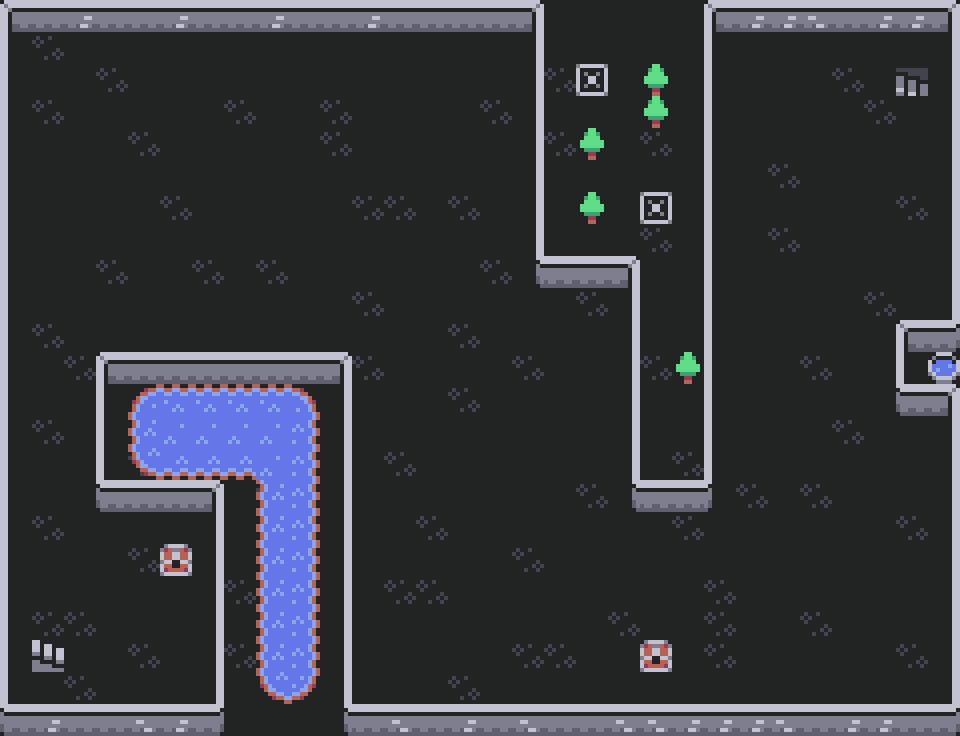

This is a level from a 2D game, rendered from its Tiled map with the project's own tilesets. A one-line summary and the complete map file follow:
An orthogonal 30x23 tile map with 32x32 px tiles, 2 tile layers (Base Level, Level Items) and 19 objects (8x wall, 7x mob_spawn, 2x chest, exit, player_spawn).

<map version="1.5" tiledversion="1.7.2" orientation="orthogonal" renderorder="right-down" width="30" height="23" tilewidth="32" tileheight="32" infinite="0" nextlayerid="5" nextobjectid="30">
 <tileset firstgid="1" name="Basic" tilewidth="32" tileheight="32" spacing="4" tilecount="168" columns="14">
  <image source="../colored_tilemap.png" width="500" height="428" />
 </tileset>
 <layer id="1" name="Base Level" width="30" height="23">
  <data encoding="csv">
1,2,60,2,2,60,2,2,60,2,2,60,2,2,2,2,60,2,2,60,2,59,2,60,60,59,2,60,60,4,
15,61,16,16,16,16,16,16,16,16,16,16,16,16,16,16,16,16,16,16,16,16,16,16,16,16,16,16,16,18,
15,16,16,61,16,16,16,16,16,16,16,16,16,16,16,16,16,61,16,16,16,16,61,16,16,16,61,16,16,18,
15,61,16,16,16,16,16,61,16,16,61,16,16,16,16,61,16,16,16,16,16,16,16,16,16,16,16,61,16,18,
15,16,16,16,61,16,16,16,16,16,61,16,16,16,16,16,16,61,16,16,61,16,16,16,16,16,16,16,16,18,
15,16,16,16,16,16,16,16,16,16,16,16,16,16,16,16,16,16,16,16,16,16,16,16,61,16,16,16,16,18,
15,16,16,16,16,61,16,16,16,16,16,61,61,16,61,16,61,16,16,16,16,16,16,16,16,16,16,16,61,18,
15,16,16,16,16,16,16,16,16,16,16,16,16,16,16,16,16,16,16,16,61,16,16,16,61,16,16,16,16,18,
15,16,16,61,16,16,61,16,61,16,16,16,16,16,16,61,16,16,16,16,16,16,16,16,16,16,16,16,16,18,
15,16,16,16,16,16,16,16,16,16,16,61,16,16,16,16,16,16,61,16,16,16,16,16,16,16,16,61,16,18,
15,61,16,16,16,16,16,16,16,16,16,16,16,16,61,16,16,16,16,16,16,16,61,16,16,16,16,16,1,32,
15,16,61,1,2,2,2,2,2,2,4,61,16,16,16,16,61,16,16,16,61,16,16,16,16,61,16,16,15,16,
15,16,16,15,16,61,16,16,16,16,18,16,16,16,61,16,16,16,16,61,16,16,61,16,16,16,16,16,29,4,
15,61,16,15,16,16,16,16,16,16,18,16,16,16,16,16,16,16,16,16,16,16,16,16,16,16,61,16,16,18,
15,16,16,15,61,16,16,16,16,16,18,16,61,16,16,16,16,16,16,16,16,61,16,16,16,16,16,16,16,18,
15,16,16,29,2,2,4,16,61,16,18,16,16,16,16,16,16,16,61,16,16,16,16,61,16,61,16,16,16,18,
15,61,16,16,16,16,18,16,16,16,18,16,16,61,16,16,16,16,16,16,16,61,16,16,16,16,16,16,61,18,
15,16,16,16,61,16,18,16,16,16,18,16,16,16,16,16,61,16,16,16,16,16,16,16,16,16,16,16,16,18,
15,16,16,16,16,16,18,61,16,16,18,16,61,61,16,16,16,16,16,16,16,16,61,16,16,16,16,16,16,18,
15,61,61,16,16,16,18,16,16,16,18,16,16,16,16,16,16,16,16,61,16,16,61,16,16,61,16,16,16,18,
15,16,16,16,61,16,18,61,16,16,18,16,16,16,16,16,61,61,16,16,16,16,61,16,16,16,16,16,61,18,
15,16,61,16,16,16,18,16,16,16,18,16,16,16,61,16,16,16,16,16,16,16,16,16,16,16,16,16,16,18,
29,60,2,2,59,60,32,16,16,16,43,2,59,2,60,2,59,2,2,59,59,60,60,60,59,2,60,60,2,32
</data>
 </layer>
 <layer id="2" name="Level Items" width="30" height="23">
  <data encoding="csv">
0,0,0,0,0,0,0,0,0,0,0,0,0,0,0,0,4,16,16,16,16,16,1,0,0,0,0,0,0,0,
0,0,0,0,0,0,0,0,0,0,0,0,0,0,0,0,18,0,0,0,0,0,15,0,0,0,0,0,0,0,
0,0,0,0,0,0,0,0,0,0,0,0,0,0,0,0,18,0,17,0,76,0,15,0,0,0,0,0,47,0,
0,0,0,0,0,0,0,0,0,0,0,0,0,0,0,0,18,0,0,0,76,0,15,0,0,0,0,0,0,0,
0,0,0,0,0,0,0,0,0,0,0,0,0,0,0,0,18,0,76,0,0,0,15,0,0,0,0,0,0,0,
0,0,0,0,0,0,0,0,0,0,0,0,0,0,0,0,18,0,0,0,0,0,15,0,0,0,0,0,0,0,
0,0,0,0,0,0,0,0,0,0,0,0,0,0,0,0,18,0,76,0,17,0,15,0,0,0,0,0,0,0,
0,0,0,0,0,0,0,0,0,0,0,0,0,0,0,0,18,0,0,0,0,0,15,0,0,0,0,0,0,0,
0,0,0,0,0,0,0,0,0,0,0,0,0,0,0,0,43,2,2,4,0,0,15,0,0,0,0,0,0,0,
0,0,0,0,0,0,0,0,0,0,0,0,0,0,0,0,0,0,0,18,0,0,15,0,0,0,0,0,0,0,
0,0,0,0,0,0,0,0,0,0,0,0,0,0,0,0,0,0,0,18,0,0,15,0,0,0,0,0,0,0,
0,0,0,0,0,0,0,0,0,0,0,0,0,0,0,0,0,0,0,18,0,76,15,0,0,0,0,0,0,96,
0,0,0,0,110,111,111,111,111,112,0,0,0,0,0,0,0,0,0,18,0,0,15,0,0,0,0,0,0,0,
0,0,0,0,124,125,125,125,125,126,0,0,0,0,0,0,0,0,0,18,0,0,15,0,0,0,0,0,0,0,
0,0,0,0,138,139,139,139,125,126,0,0,0,0,0,0,0,0,0,18,0,0,15,0,0,0,0,0,0,0,
0,0,0,0,0,0,0,0,124,126,0,0,0,0,0,0,0,0,0,43,2,2,44,0,0,0,0,0,0,0,
0,0,0,0,0,0,0,0,124,126,0,0,0,0,0,0,0,0,0,0,0,0,0,0,0,0,0,0,0,0,
0,0,0,0,0,52,0,0,124,126,0,0,0,0,0,0,0,0,0,0,0,0,0,0,0,0,0,0,0,0,
0,0,0,0,0,0,0,0,124,126,0,0,0,0,0,0,0,0,0,0,0,0,0,0,0,0,0,0,0,0,
0,0,0,0,0,0,0,0,124,126,0,0,0,0,0,0,0,0,0,0,0,0,0,0,0,0,0,0,0,0,
0,2147483696,0,0,0,0,0,0,124,126,0,0,0,0,0,0,0,0,0,0,52,0,0,0,0,0,0,0,0,0,
0,0,0,0,0,0,0,0,138,140,0,0,0,0,0,0,0,0,0,0,0,0,0,0,0,0,0,0,0,0,
0,0,0,0,0,0,0,0,0,0,0,0,0,0,0,0,0,0,0,0,0,0,0,0,0,0,0,0,0,0
</data>
 </layer>
 <objectgroup id="3" name="Walls" visible="0">
  <object id="1" type="wall" x="0" y="0" width="768" height="32" />
  <object id="2" type="wall" x="1" y="691" width="960" height="46" />
  <object id="4" type="wall" x="0" y="1" width="20" height="738" />
  <object id="6" type="wall" x="943" y="1" width="17" height="734" />
  <object id="21" type="wall" x="528.314" y="3.61519" width="194.753" height="285.173" />
  <object id="22" type="wall" x="619.857" y="272.467" width="101.433" height="244.29" />
  <object id="24" type="wall" x="92.3747" y="348.012" width="272.965" height="169.634" />
  <object id="25" type="wall" x="206.581" y="481.327" width="158.314" height="255.844" />
 </objectgroup>
 <objectgroup id="4" name="Objects">
  <object id="9" name="Exit" type="exit" x="892" y="67" width="38" height="31">
   <properties>
    <property name="target_level" value="3" />
   </properties>
  </object>
  <object id="14" type="mob_spawn" x="402" y="108">
   <properties>
    <property name="mob_type" type="int" value="1" />
   </properties>
   <point />
  </object>
  <object id="15" type="mob_spawn" x="469" y="583">
   <properties>
    <property name="mob_type" type="int" value="1" />
   </properties>
   <point />
  </object>
  <object id="16" type="mob_spawn" x="837" y="180">
   <properties>
    <property name="mob_type" type="int" value="2" />
   </properties>
   <point />
  </object>
  <object id="17" type="mob_spawn" x="848" y="602">
   <properties>
    <property name="mob_type" type="int" value="0" />
   </properties>
   <point />
  </object>
  <object id="18" name="spawn" type="player_spawn" x="86" y="657">
   <point />
  </object>
  <object id="19" type="chest" x="162" y="546" width="27" height="29">
   <properties>
    <property name="contents" value="random_loot" />
   </properties>
  </object>
  <object id="20" type="chest" x="642" y="641" width="32" height="29">
   <properties>
    <property name="contents" value="random_loot" />
   </properties>
  </object>
  <object id="27" type="mob_spawn" x="549.874" y="616.01">
   <properties>
    <property name="mob_type" type="int" value="1" />
   </properties>
   <point />
  </object>
  <object id="28" type="mob_spawn" x="419.492" y="662.306">
   <properties>
    <property name="mob_type" type="int" value="1" />
   </properties>
   <point />
  </object>
  <object id="29" type="mob_spawn" x="303.281" y="103.928">
   <properties>
    <property name="mob_type" type="int" value="1" />
   </properties>
   <point />
  </object>
 </objectgroup>
</map>
